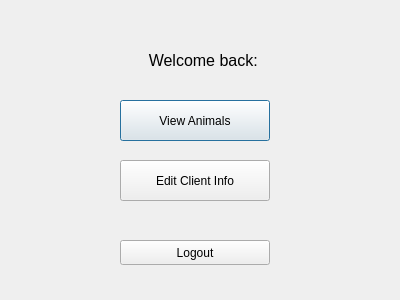
<?xml version="1.0" encoding="UTF-8"?>
<ui version="4.0">
 <class>ClientHomepage</class>
 <widget class="QDialog" name="ClientHomepage">
  <property name="geometry">
   <rect>
    <x>0</x>
    <y>0</y>
    <width>400</width>
    <height>300</height>
   </rect>
  </property>
  <property name="windowTitle">
   <string>Dialog</string>
  </property>
  <property name="styleSheet">
   <string notr="true">QDialog{
background-color:#191919;
}

Line{
color:#fff;
}

QProgressBar{
border: 2px solid grey;
border-radius: 5px;
}

QProgressBar::chunk{
background-color: #c23b22;
}

QPushButton{
color: #fff;
background-color:#c23b22;
border-radius:7px;
min-height: 20px;
min-width: 150px;
}

QPushButton:hover{
color:ccc;
border-color:#2d89ef;
border-width:2px;
}

QLabel{
color: #ffffff
}

QTabWidget{
background-color: #1d1d1d;
}

QTabWidget::pane{
background-color: #1d1d1d;
}

QTabWidget QStackedWidget &gt; QWidget {
background-color: #1d1d1d;
}

QLineEdit{
border-radius: 4px;
min-height: 20px;
}

QTabBar{
background-color: #1d1d1d;
}

QTabBar::tab{
background-color: #4d4d4d;
border: 1px solid black;
min-height: 15px;
min-width: 100px;
color: #ffffff;
}

QTabBar::tab:selected{
background-color: #ffffff;
color: #000000;
}

QTabBar::tab:hover{
background-color: #aaaaaa;
}

QRadioButton{
color: #ffffff;
}

QCheckBox{
color: #ffffff;
}</string>
  </property>
  <widget class="QPushButton" name="lbViewAnimals">
   <property name="geometry">
    <rect>
     <x>120</x>
     <y>100</y>
     <width>150</width>
     <height>41</height>
    </rect>
   </property>
   <property name="text">
    <string>View Animals</string>
   </property>
  </widget>
  <widget class="QPushButton" name="lbLogout">
   <property name="geometry">
    <rect>
     <x>120</x>
     <y>240</y>
     <width>150</width>
     <height>25</height>
    </rect>
   </property>
   <property name="text">
    <string>Logout</string>
   </property>
  </widget>
  <widget class="QLabel" name="lbUserWelcome">
   <property name="geometry">
    <rect>
     <x>30</x>
     <y>40</y>
     <width>351</width>
     <height>41</height>
    </rect>
   </property>
   <property name="font">
    <font>
     <pointsize>12</pointsize>
    </font>
   </property>
   <property name="text">
    <string>Welcome back: </string>
   </property>
   <property name="alignment">
    <set>Qt::AlignCenter</set>
   </property>
  </widget>
  <widget class="QPushButton" name="lbEditClient">
   <property name="geometry">
    <rect>
     <x>120</x>
     <y>160</y>
     <width>150</width>
     <height>41</height>
    </rect>
   </property>
   <property name="text">
    <string>Edit Client Info</string>
   </property>
  </widget>
 </widget>
 <resources/>
 <connections/>
</ui>
